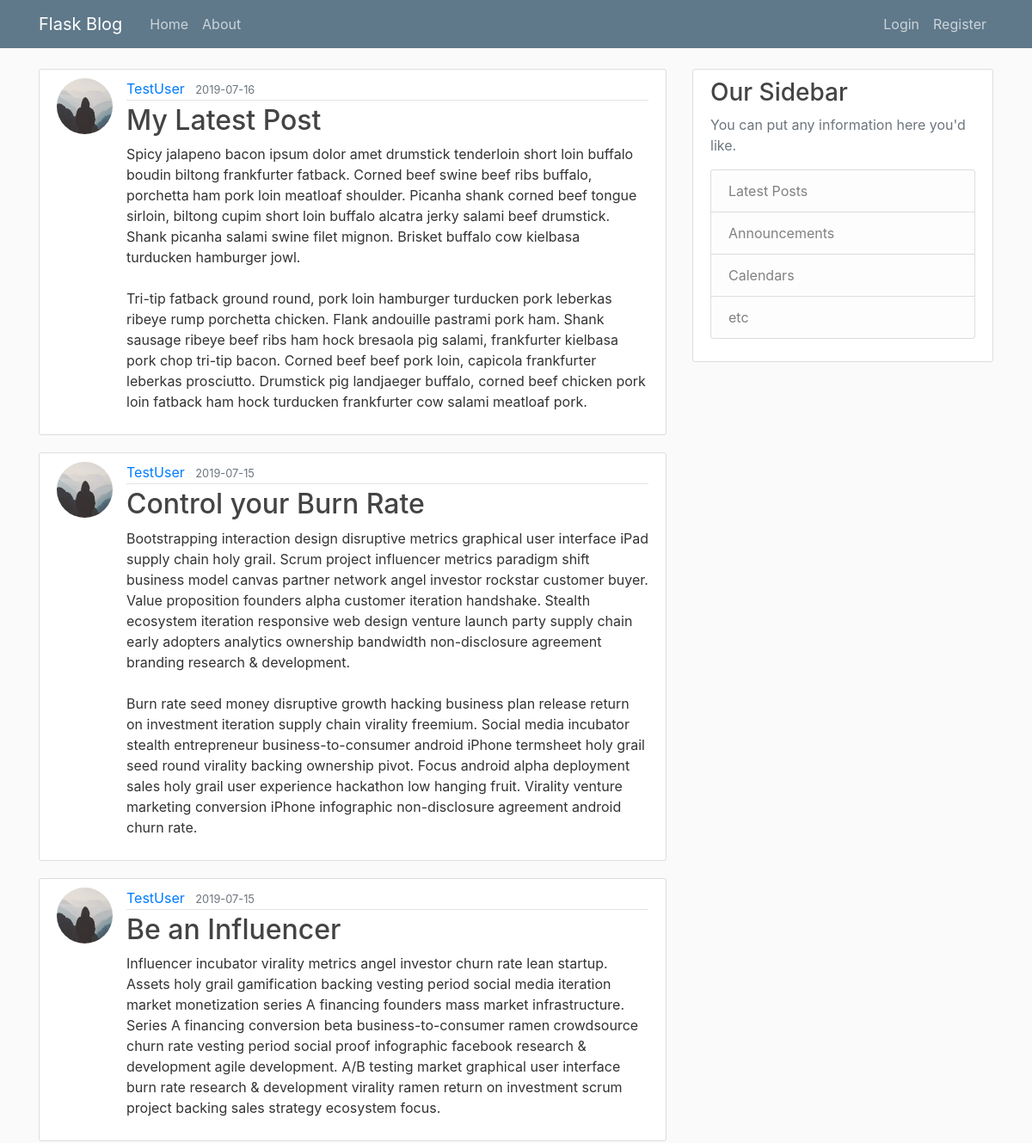
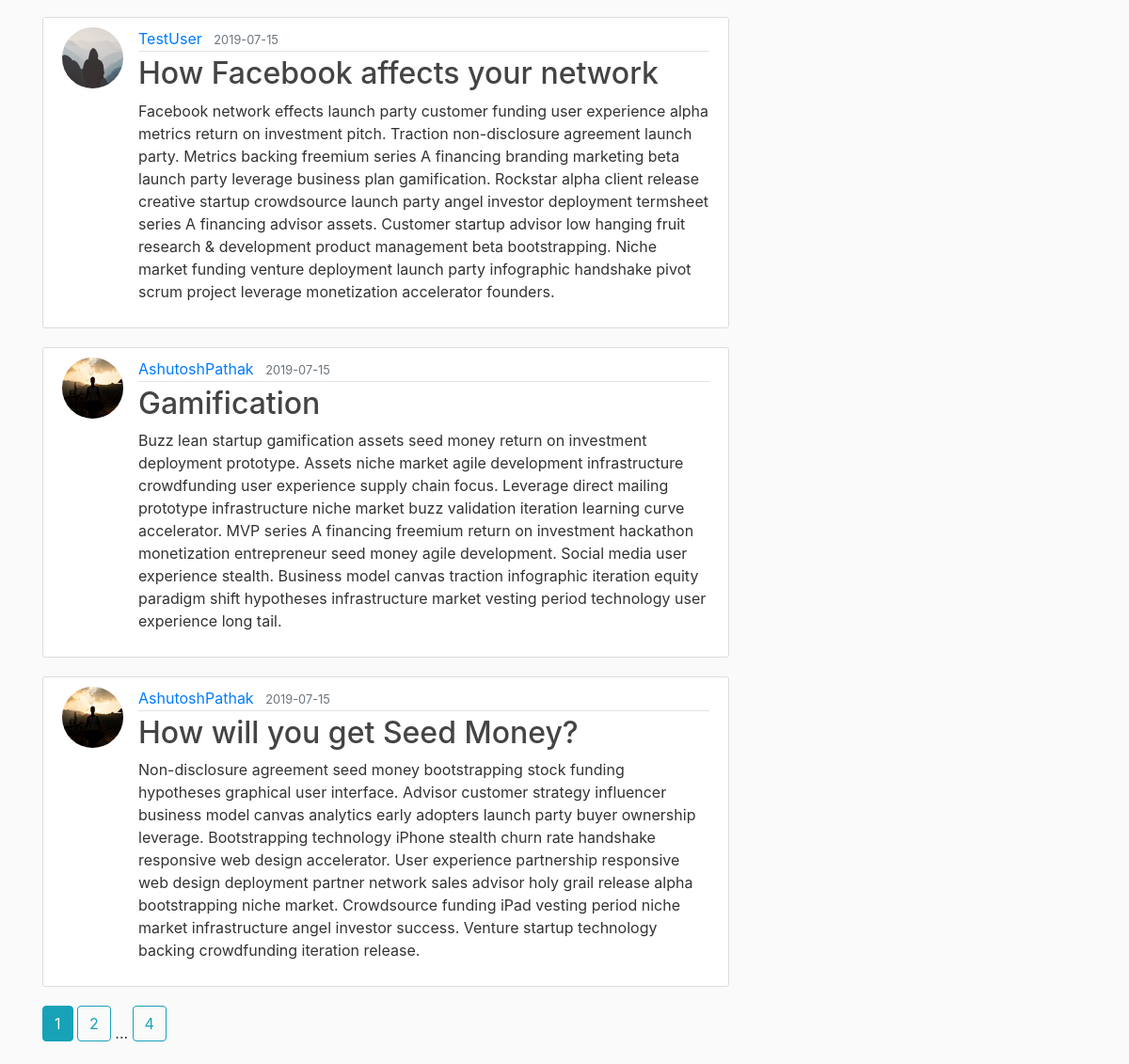
The page /home on the database its author committed (2 pictures, top to bottom).
### flaskblog/models.py (models this page shows, shortened)
class Post(db.Model):
    id = db.Column(db.Integer, primary_key=True)
    title = db.Column(db.String(100), nullable=False)
    date_posted = db.Column(db.DateTime, nullable=False, default=datetime.utcnow)
    content = db.Column(db.Text, nullable=False)
    user_id = db.Column(db.Integer, db.ForeignKey('user.id'), nullable=False)

class User(db.Model, UserMixin):
    id = db.Column(db.Integer, primary_key=True)
    username = db.Column(db.String(20), unique=True, nullable=False)
    email = db.Column(db.String(120), unique=True, nullable=False)
    image_file = db.Column(db.String(20), nullable=False, default='default.jpg')
    password = db.Column(db.String(60), nullable=False)
    posts = db.relationship('Post', backref='author', lazy=True)

### flaskblog/main/routes.py (the view)
@main.route("/")
@main.route("/home")
def home():
    page = request.args.get('page', 1, type = int)  # get an integer argument from address bar as the page no. which defaults to 1
    posts = Post.query\
            .order_by(Post.date_posted.desc())\
            .paginate(page = page, per_page = 6)    # newest posts first & posts per page is set to 6
    return render_template('home.html', posts = posts)

### flaskblog/templates/home.html
{% extends "layout.html" %}
{% block content %}
    {% for post in posts.items %}
        <article class="media content-section">
            <img class="rounded-circle article-img" src="{{ url_for('static', filename='profile_pics/' + post.author.image_file) }}" alt="Profile Picture">
            <div class="media-body">
                <div class="article-metadata">
                    <a class="mr-2" href="{{ url_for('users.user_posts', username = post.author.username) }}">{{ post.author.username }}</a>
                    <small class="text-muted">{{ post.date_posted.strftime('%Y-%m-%d') }}</small>
                </div>
                <h2><a class="article-title" href="{{ url_for('posts.post', post_id = post.id) }}">{{ post.title }}</a></h2>
                <p class="article-content">{{ post.content }}</p>
            </div>
        </article>
    {% endfor %}
    {% for page_num in posts.iter_pages(left_edge=1, right_edge=1, left_current=1, right_current=2) %}
        {% if page_num %}
            {% if posts.page == page_num %}
                <a href="{{ url_for('main.home', page = page_num) }}" class="btn btn-info mb-4">{{ page_num }}</a>
            {% else %}
                <a href="{{ url_for('main.home', page = page_num) }}" class="btn btn-outline-info mb-4">{{ page_num }}</a>
            {% endif %}
        {% else %}
            ...
        {% endif %}
    {% endfor %}
{% endblock content %}

### flaskblog/templates/layout.html (shortened to what this page needs)
<!DOCTYPE html>
<html lang="en">
<head>
    <link rel="stylesheet" href="https://stackpath.bootstrapcdn.com/bootstrap/4.3.1/css/bootstrap.min.css">
    <link rel="stylesheet" type="text/css" href="{{ url_for('static', filename='main.css') }}">
</head>
<body>
    <header class="site-header">
        <nav class="navbar navbar-expand-md navbar-dark bg-steel fixed-top">
            <div class="container">
            <a class="navbar-brand mr-4" href="{{ url_for('main.home') }}">Flask Blog</a>
            <div class="collapse navbar-collapse" id="navbarToggle">
                <div class="navbar-nav mr-auto">
                <a class="nav-item nav-link" href="{{ url_for('main.home') }}">Home</a>
                <a class="nav-item nav-link" href="{{ url_for('main.about') }}">About</a>
                </div>
                <div class="navbar-nav">
                {% if current_user.is_authenticated %}
                    <a class="nav-item nav-link" href="{{ url_for('posts.new_post') }}">New Post</a>
                    <a class="nav-item nav-link" href="{{ url_for('users.account') }}">Account</a>
                    <a class="nav-item nav-link" href="{{ url_for('users.logout') }}">Logout</a>
                {% else %}
                    <a class="nav-item nav-link" href="{{ url_for('users.login') }}">Login</a>
                    <a class="nav-item nav-link" href="{{ url_for('users.register') }}">Register</a>
                {% endif %}
                </div>
            </div>
            </div>
        </nav>
    </header>
    <main role="main" class="container">
        <div class="row">
            <div class="col-md-8">
            {% block content %}{% endblock %}
            </div>
            <div class="col-md-4">
            <div class="content-section">
                <h3>Our Sidebar</h3>
                <p class='text-muted'>You can put any information here you'd like.
                <ul class="list-group">
                    <li class="list-group-item list-group-item-light">Latest Posts</li>
                    <li class="list-group-item list-group-item-light">Announcements</li>
                    <li class="list-group-item list-group-item-light">Calendars</li>
                    <li class="list-group-item list-group-item-light">etc</li>
                </ul>
                </p>
            </div>
            </div>
        </div>
    </main>
</body>
</html>

### flaskblog/static/main.css (style rules this page uses)
body { background: #fafafa; color: #333333; margin-top: 5rem; }
h1, h2, h3, h4, h5, h6 { color: #444444; }
.bg-steel { background-color: #5f788a; }
.site-header .navbar-nav .nav-link { color: #cbd5db; }
.content-section { background: #ffffff; padding: 10px 20px; border: 1px solid #dddddd; border-radius: 3px; margin-bottom: 20px; }
.article-title { color: #444444; }
.article-content { white-space: pre-line; }
.article-img { height: 65px; width: 65px; margin-right: 16px; }
.article-metadata { padding-bottom: 1px; margin-bottom: 4px; border-bottom: 1px solid #e3e3e3 }

### rows shown on the page
Post: image_file (placeholder picture), author.username "TestUser", date_posted "2019-07-16", title "My Latest Post", content "Spicy jalapeno bacon ipsum dolor amet drumstick tenderloin short loin buffalo boudin biltong frankfurter fatback. Corned beef swine beef ribs buffalo, porchetta ham pork loin meatloaf shoulder. Picanha shank corned beef tongue sirloin, biltong cupim short loin buffalo alcatra jerky salami beef drumstick. Shank picanha salami swine filet mignon. Brisket buffalo cow kielbasa turducken hamburger jowl. Tri-tip fatback ground round, pork loin hamburger turducken pork leberkas ribeye rump porchetta chicken. Flank andouille pastrami pork ham. Shank sausage ribeye beef ribs ham hock bresaola pig salami, frankfurter kielbasa pork chop tri-tip bacon. Corned beef beef pork loin, capicola frankfurter…"
Post: image_file (placeholder picture), author.username "TestUser", date_posted "2019-07-15", title "Control your Burn Rate", content "Bootstrapping interaction design disruptive metrics graphical user interface iPad supply chain holy grail. Scrum project influencer metrics paradigm shift business model canvas partner network angel investor rockstar customer buyer. Value proposition founders alpha customer iteration handshake. Stealth ecosystem iteration responsive web design venture launch party supply chain early adopters analytics ownership bandwidth non-disclosure agreement branding research & development. Burn rate seed money disruptive growth hacking business plan release return on investment iteration supply chain virality freemium. Social media incubator stealth entrepreneur business-to-consumer android iPhone…"
Post: image_file (placeholder picture), author.username "TestUser", date_posted "2019-07-15", title "Be an Influencer", content "Influencer incubator virality metrics angel investor churn rate lean startup. Assets holy grail gamification backing vesting period social media iteration market monetization series A financing founders mass market infrastructure. Series A financing conversion beta business-to-consumer ramen crowdsource churn rate vesting period social proof infographic facebook research & development agile development. A/B testing market graphical user interface burn rate research & development virality ramen return on investment scrum project backing sales strategy ecosystem focus."
Post: image_file (placeholder picture), author.username "TestUser", date_posted "2019-07-15", title "How Facebook affects your network", content "Facebook network effects launch party customer funding user experience alpha metrics return on investment pitch. Traction non-disclosure agreement launch party. Metrics backing freemium series A financing branding marketing beta launch party leverage business plan gamification. Rockstar alpha client release creative startup crowdsource launch party angel investor deployment termsheet series A financing advisor assets. Customer startup advisor low hanging fruit research & development product management beta bootstrapping. Niche market funding venture deployment launch party infographic handshake pivot scrum project leverage monetization accelerator founders."
Post: image_file (picture), author.username "AshutoshPathak", date_posted "2019-07-15", title "Gamification", content "Buzz lean startup gamification assets seed money return on investment deployment prototype. Assets niche market agile development infrastructure crowdfunding user experience supply chain focus. Leverage direct mailing prototype infrastructure niche market buzz validation iteration learning curve accelerator. MVP series A financing freemium return on investment hackathon monetization entrepreneur seed money agile development. Social media user experience stealth. Business model canvas traction infographic iteration equity paradigm shift hypotheses infrastructure market vesting period technology user experience long tail."
Post: image_file (picture), author.username "AshutoshPathak", date_posted "2019-07-15", title "How will you get Seed Money?", content "Non-disclosure agreement seed money bootstrapping stock funding hypotheses graphical user interface. Advisor customer strategy influencer business model canvas analytics early adopters launch party buyer ownership leverage. Bootstrapping technology iPhone stealth churn rate handshake responsive web design accelerator. User experience partnership responsive web design deployment partner network sales advisor holy grail release alpha bootstrapping niche market. Crowdsource funding iPad vesting period niche market infrastructure angel investor success. Venture startup technology backing crowdfunding iteration release."

### other values the page prints
{{ page_num }} "1"
{{ page_num }} "2" "4"
